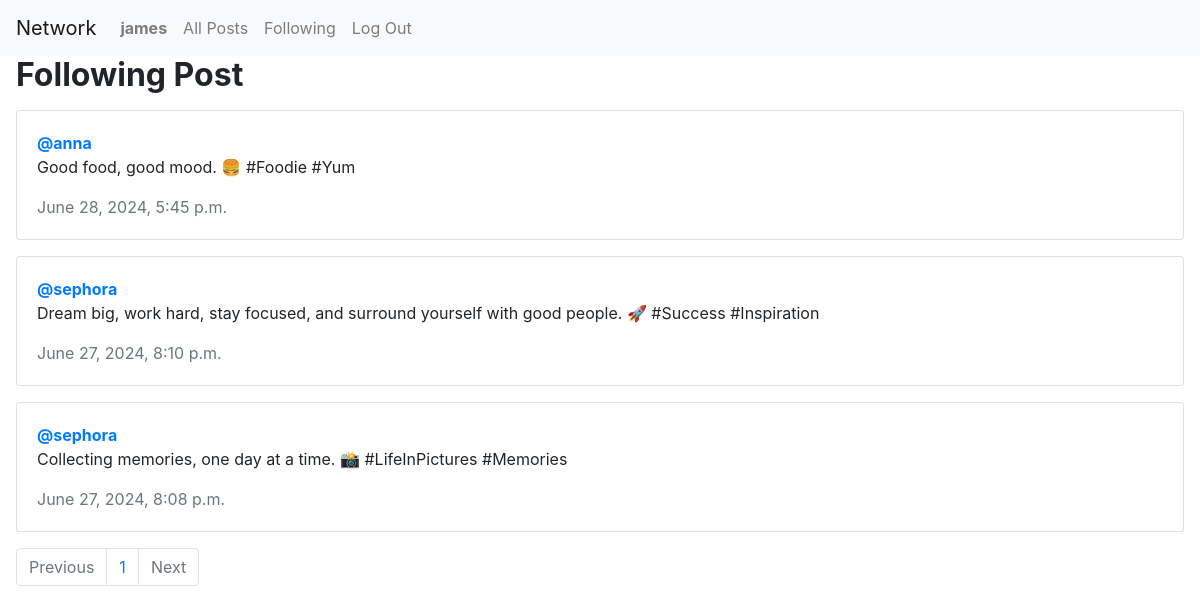
Page /following/ (signed in) on the earlier database version.
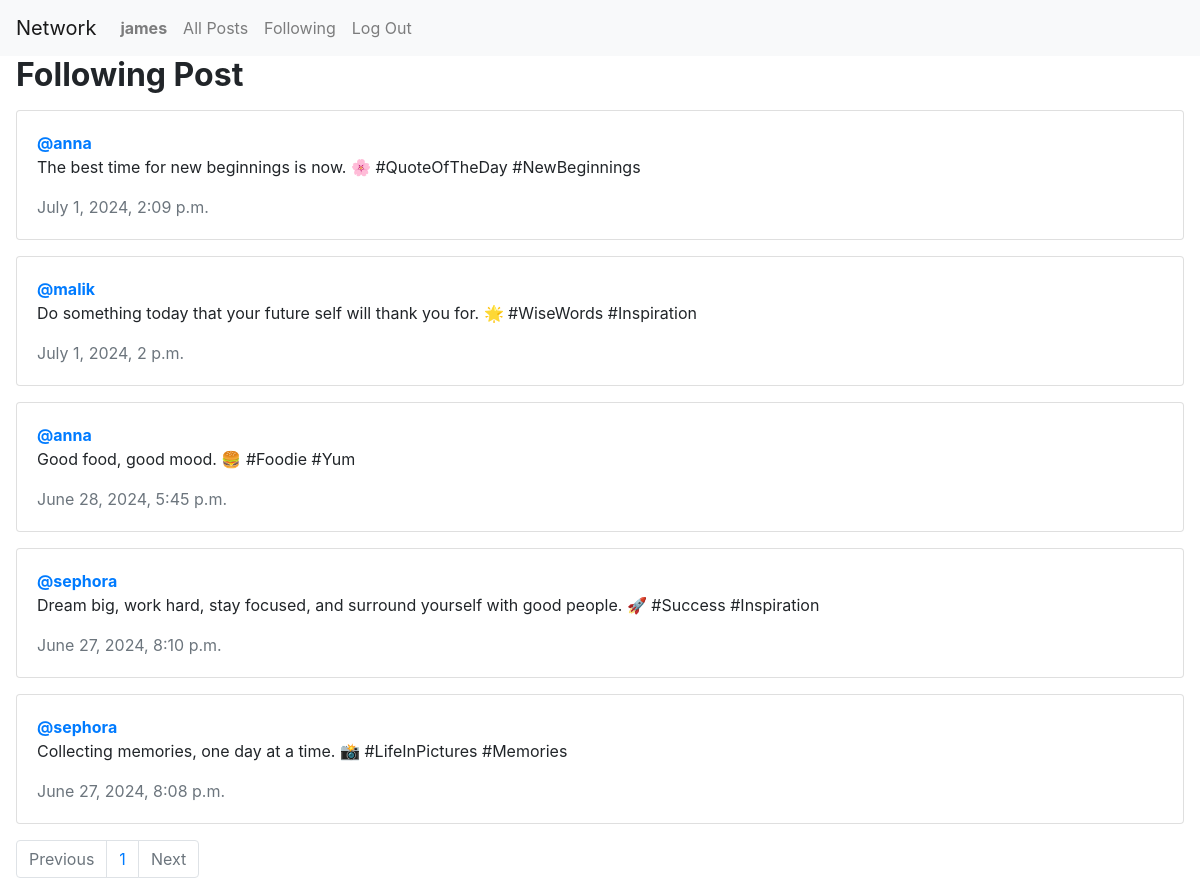
Same page on the later database version.
### network/models.py (models this page shows, shortened)
class Post(models.Model):
    content = models.CharField(max_length=150)
    user = models.ForeignKey(User, on_delete=models.CASCADE, related_name="author")
    date = models.DateTimeField(auto_now_add=True)

class User(AbstractUser):
    pass

### network/views.py (the view)
# urls.py: path("following/", views.following, name="following"),
def following(request):
    user = User.objects.get(pk=request.user.id)
    followData = Follow.objects.filter(follower=user)
    all_post = Post.objects.all().order_by('-date')
    followingPost = []
    for post in all_post:
        for person in followData:
            if person.followed == post.user:
                followingPost.append(post)
    paginator = Paginator(followingPost, 10)
    page_number = request.GET.get('page')
    page_obj = paginator.get_page(page_number)
    return render(request, "network/following.html", {
            "page_obj": page_obj
        })

### network/templates/network/following.html (shortened to what this page needs)
{% extends "network/layout.html" %}
{% load static %}
{% block body %}
    <h2 class="mx-3"><strong>Following Post</strong></h2>
    <div class="all_post mx-3 mt-3">
        {% for post in page_obj %}
        <div class="card mb-3">
            <div class="card-body">
              <a href="{% url 'profile' post.user.id %}"><strong>@{{ post.user }}</strong></a>
              <p class="card-text">{{ post.content }}</p>
              <p class="card-text text-muted">{{ post.date }}</p>
            </div>
          </div>
        {% endfor %}
    </div>
    <nav aria-label="Page navigation example">
      <ul class="pagination mx-3">
          {% if page_obj.has_previous %}
              <li class="page-item"><a class="page-link" href="?page={{ page_obj.previous_page_number }}">Previous</a></li>
          {% else %}
              <li class="page-item disabled"><span class="page-link">Previous</span></li>
          {% endif %}
          <span class="current">
              <li class="page-item page-link">{{ page_obj.number }}</li>
          </span>
          {% if page_obj.has_next %}
              <li class="page-item"><a class="page-link" href="?page={{ page_obj.next_page_number }}">Next</a></li>
          {% else %}
              <li class="page-item disabled"><span class="page-link">Next</span></li>
          {% endif %}
      </ul>
  </nav>
{% endblock %}

Differences in the rows shown:
added Post: user "anna", content "The best time for new beginnings is now. 🌸 #QuoteOfTheDay #NewBeginnings", date "July 1, 2024, 2:09 p.m."
now on this page (row unchanged): Post: user "malik", content "Do something today that your future self will thank you for. 🌟 #WiseWords #Inspiration", date "July 1, 2024, 2 p.m."
